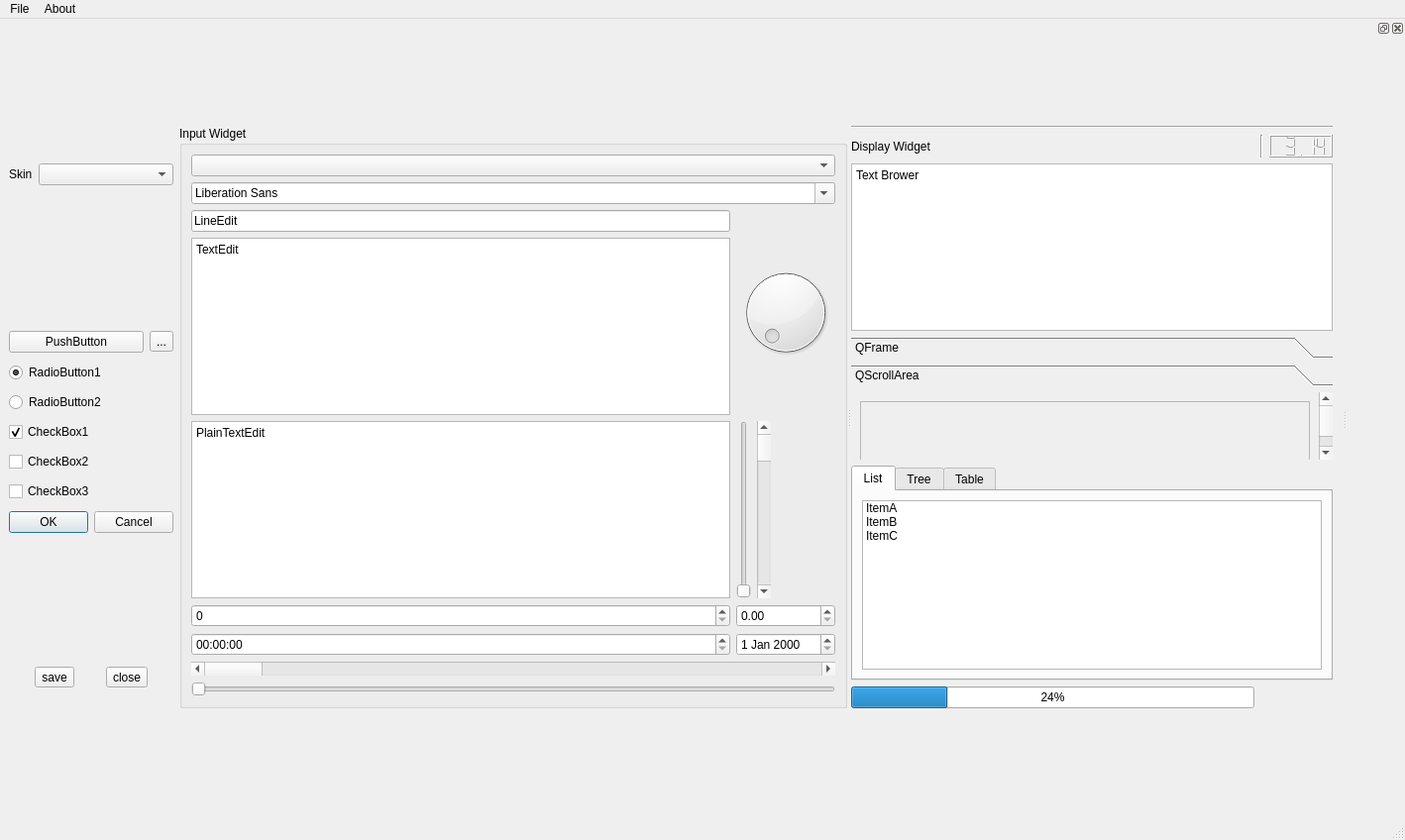
<?xml version="1.0" encoding="UTF-8"?>
<ui version="4.0">
 <class>MainWindow</class>
 <widget class="QMainWindow" name="MainWindow">
  <property name="geometry">
   <rect>
    <x>0</x>
    <y>0</y>
    <width>1418</width>
    <height>848</height>
   </rect>
  </property>
  <property name="windowTitle">
   <string>MainWindow</string>
  </property>
  <widget class="QWidget" name="centralwidget">
   <layout class="QGridLayout" name="gridLayout_9" rowstretch="0,1,1" columnstretch="0,1">
    <item row="0" column="0">
     <layout class="QHBoxLayout" name="horizontalLayout" stretch="0,1">
      <item>
       <widget class="QLabel" name="label">
        <property name="text">
         <string>Skin</string>
        </property>
       </widget>
      </item>
      <item>
       <widget class="QComboBox" name="comboBox_skin"/>
      </item>
     </layout>
    </item>
    <item row="0" column="1" rowspan="3">
     <widget class="QSplitter" name="splitter">
      <property name="orientation">
       <enum>Qt::Horizontal</enum>
      </property>
      <widget class="QGroupBox" name="groupBox">
       <property name="title">
        <string>Input Widget</string>
       </property>
       <layout class="QGridLayout" name="gridLayout">
        <item row="1" column="0" colspan="4">
         <widget class="QFontComboBox" name="fontComboBox"/>
        </item>
        <item row="6" column="0">
         <widget class="QTimeEdit" name="timeEdit"/>
        </item>
        <item row="2" column="0">
         <widget class="QLineEdit" name="lineEdit_2">
          <property name="text">
           <string>LineEdit</string>
          </property>
         </widget>
        </item>
        <item row="5" column="0">
         <widget class="QSpinBox" name="spinBox_2"/>
        </item>
        <item row="0" column="0" colspan="4">
         <widget class="QComboBox" name="comboBox_2"/>
        </item>
        <item row="8" column="0" colspan="4">
         <widget class="QSlider" name="horizontalSlider_2">
          <property name="orientation">
           <enum>Qt::Horizontal</enum>
          </property>
         </widget>
        </item>
        <item row="3" column="0">
         <widget class="QTextEdit" name="textEdit">
          <property name="html">
           <string>&lt;!DOCTYPE HTML PUBLIC &quot;-//W3C//DTD HTML 4.0//EN&quot; &quot;http://www.w3.org/TR/REC-html40/strict.dtd&quot;&gt;
&lt;html&gt;&lt;head&gt;&lt;meta name=&quot;qrichtext&quot; content=&quot;1&quot; /&gt;&lt;style type=&quot;text/css&quot;&gt;
p, li { white-space: pre-wrap; }
&lt;/style&gt;&lt;/head&gt;&lt;body style=&quot; font-family:'SimSun'; font-size:9pt; font-weight:400; font-style:normal;&quot;&gt;
&lt;p style=&quot; margin-top:0px; margin-bottom:0px; margin-left:0px; margin-right:0px; -qt-block-indent:0; text-indent:0px;&quot;&gt;TextEdit&lt;/p&gt;&lt;/body&gt;&lt;/html&gt;</string>
          </property>
         </widget>
        </item>
        <item row="4" column="0">
         <widget class="QPlainTextEdit" name="plainTextEdit_2">
          <property name="plainText">
           <string>PlainTextEdit</string>
          </property>
         </widget>
        </item>
        <item row="6" column="1" colspan="3">
         <widget class="QDateEdit" name="dateEdit"/>
        </item>
        <item row="5" column="1" colspan="3">
         <widget class="QDoubleSpinBox" name="doubleSpinBox_2"/>
        </item>
        <item row="7" column="0" colspan="4">
         <widget class="QScrollBar" name="horizontalScrollBar_2">
          <property name="orientation">
           <enum>Qt::Horizontal</enum>
          </property>
         </widget>
        </item>
        <item row="4" column="1">
         <widget class="QSlider" name="verticalSlider">
          <property name="orientation">
           <enum>Qt::Vertical</enum>
          </property>
         </widget>
        </item>
        <item row="2" column="1" rowspan="2" colspan="3">
         <widget class="QDial" name="dial"/>
        </item>
        <item row="4" column="2">
         <widget class="QScrollBar" name="verticalScrollBar">
          <property name="orientation">
           <enum>Qt::Vertical</enum>
          </property>
         </widget>
        </item>
       </layout>
      </widget>
      <widget class="QWidget" name="layoutWidget">
       <layout class="QGridLayout" name="gridLayout_2">
        <item row="1" column="2">
         <widget class="QLCDNumber" name="lcdNumber">
          <property name="value" stdset="0">
           <double>3.140000000000000</double>
          </property>
         </widget>
        </item>
        <item row="3" column="0" colspan="3">
         <widget class="QToolBox" name="toolBox">
          <property name="currentIndex">
           <number>1</number>
          </property>
          <widget class="QWidget" name="page">
           <property name="geometry">
            <rect>
             <x>0</x>
             <y>0</y>
             <width>460</width>
             <height>171</height>
            </rect>
           </property>
           <attribute name="label">
            <string>QFrame</string>
           </attribute>
           <layout class="QGridLayout" name="gridLayout_3">
            <item row="0" column="0">
             <widget class="QFrame" name="frame">
              <property name="frameShape">
               <enum>QFrame::StyledPanel</enum>
              </property>
              <property name="frameShadow">
               <enum>QFrame::Raised</enum>
              </property>
              <layout class="QVBoxLayout" name="verticalLayout"/>
             </widget>
            </item>
           </layout>
          </widget>
          <widget class="QWidget" name="page_2">
           <property name="geometry">
            <rect>
             <x>0</x>
             <y>0</y>
             <width>460</width>
             <height>171</height>
            </rect>
           </property>
           <attribute name="label">
            <string>QScrollArea</string>
           </attribute>
           <layout class="QGridLayout" name="gridLayout_7">
            <item row="0" column="0">
             <widget class="QScrollArea" name="scrollArea">
              <property name="widgetResizable">
               <bool>true</bool>
              </property>
              <widget class="QWidget" name="scrollAreaWidgetContents">
               <property name="geometry">
                <rect>
                 <x>0</x>
                 <y>0</y>
                 <width>440</width>
                 <height>151</height>
                </rect>
               </property>
              </widget>
             </widget>
            </item>
           </layout>
          </widget>
         </widget>
        </item>
        <item row="2" column="0" colspan="3">
         <widget class="QTextBrowser" name="textBrowser">
          <property name="html">
           <string>&lt;!DOCTYPE HTML PUBLIC &quot;-//W3C//DTD HTML 4.0//EN&quot; &quot;http://www.w3.org/TR/REC-html40/strict.dtd&quot;&gt;
&lt;html&gt;&lt;head&gt;&lt;meta name=&quot;qrichtext&quot; content=&quot;1&quot; /&gt;&lt;style type=&quot;text/css&quot;&gt;
p, li { white-space: pre-wrap; }
&lt;/style&gt;&lt;/head&gt;&lt;body style=&quot; font-family:'SimSun'; font-size:9pt; font-weight:400; font-style:normal;&quot;&gt;
&lt;p style=&quot; margin-top:0px; margin-bottom:0px; margin-left:0px; margin-right:0px; -qt-block-indent:0; text-indent:0px;&quot;&gt;Text Brower&lt;/p&gt;&lt;/body&gt;&lt;/html&gt;</string>
          </property>
         </widget>
        </item>
        <item row="0" column="0" colspan="3">
         <widget class="Line" name="line">
          <property name="orientation">
           <enum>Qt::Horizontal</enum>
          </property>
         </widget>
        </item>
        <item row="4" column="0" colspan="3">
         <widget class="QTabWidget" name="tabWidget">
          <property name="currentIndex">
           <number>0</number>
          </property>
          <widget class="QWidget" name="tab">
           <attribute name="title">
            <string>List</string>
           </attribute>
           <layout class="QGridLayout" name="gridLayout_4">
            <item row="0" column="0">
             <widget class="QListWidget" name="listWidget">
              <item>
               <property name="text">
                <string>ItemA</string>
               </property>
              </item>
              <item>
               <property name="text">
                <string>ItemB</string>
               </property>
              </item>
              <item>
               <property name="text">
                <string>ItemC</string>
               </property>
              </item>
             </widget>
            </item>
           </layout>
          </widget>
          <widget class="QWidget" name="tab_2">
           <attribute name="title">
            <string>Tree</string>
           </attribute>
           <layout class="QGridLayout" name="gridLayout_5">
            <item row="0" column="0">
             <widget class="QTreeWidget" name="treeWidget">
              <column>
               <property name="text">
                <string>ID</string>
               </property>
              </column>
              <column>
               <property name="text">
                <string>Name</string>
               </property>
              </column>
              <column>
               <property name="text">
                <string>Value</string>
               </property>
              </column>
              <item>
               <property name="text">
                <string>001</string>
               </property>
               <property name="text">
                <string>Pi</string>
               </property>
               <property name="text">
                <string>3.14</string>
               </property>
              </item>
              <item>
               <property name="text">
                <string>002</string>
               </property>
               <property name="text">
                <string/>
               </property>
               <property name="text">
                <string/>
               </property>
               <item>
                <property name="text">
                 <string>003</string>
                </property>
                <property name="text">
                 <string>op</string>
                </property>
                <property name="text">
                 <string>hahah</string>
                </property>
               </item>
               <item>
                <property name="text">
                 <string>005</string>
                </property>
                <property name="text">
                 <string>no</string>
                </property>
                <property name="text">
                 <string>0</string>
                </property>
               </item>
               <item>
                <property name="text">
                 <string>004</string>
                </property>
                <property name="text">
                 <string>plot</string>
                </property>
                <property name="text">
                 <string>ohhh</string>
                </property>
               </item>
              </item>
              <item>
               <property name="text">
                <string>006</string>
               </property>
               <property name="text">
                <string>sixsixsix</string>
               </property>
               <property name="text">
                <string>666</string>
               </property>
              </item>
             </widget>
            </item>
           </layout>
          </widget>
          <widget class="QWidget" name="tab_3">
           <attribute name="title">
            <string>Table</string>
           </attribute>
           <layout class="QGridLayout" name="gridLayout_6">
            <item row="0" column="0">
             <widget class="QTableWidget" name="tableWidget">
              <row>
               <property name="text">
                <string>1</string>
               </property>
              </row>
              <row>
               <property name="text">
                <string>2</string>
               </property>
              </row>
              <column>
               <property name="text">
                <string>ID</string>
               </property>
              </column>
              <column>
               <property name="text">
                <string>Name</string>
               </property>
              </column>
              <column>
               <property name="text">
                <string>Value</string>
               </property>
              </column>
              <item row="0" column="0">
               <property name="text">
                <string>hh</string>
               </property>
              </item>
              <item row="0" column="1">
               <property name="text">
                <string>66</string>
               </property>
              </item>
              <item row="0" column="2">
               <property name="text">
                <string>77</string>
               </property>
              </item>
              <item row="1" column="0">
               <property name="text">
                <string>fff</string>
               </property>
              </item>
              <item row="1" column="1">
               <property name="text">
                <string>99</string>
               </property>
              </item>
              <item row="1" column="2">
               <property name="text">
                <string>88</string>
               </property>
              </item>
             </widget>
            </item>
           </layout>
          </widget>
         </widget>
        </item>
        <item row="1" column="0">
         <widget class="QLabel" name="label_2">
          <property name="text">
           <string>Display Widget</string>
          </property>
         </widget>
        </item>
        <item row="5" column="0">
         <widget class="QProgressBar" name="progressBar">
          <property name="value">
           <number>24</number>
          </property>
         </widget>
        </item>
        <item row="1" column="1">
         <widget class="Line" name="line_2">
          <property name="orientation">
           <enum>Qt::Vertical</enum>
          </property>
         </widget>
        </item>
       </layout>
      </widget>
     </widget>
    </item>
    <item row="1" column="0">
     <layout class="QGridLayout" name="gridLayout_8">
      <item row="3" column="0" colspan="2">
       <widget class="QCheckBox" name="checkBox">
        <property name="text">
         <string>CheckBox1</string>
        </property>
        <property name="checked">
         <bool>true</bool>
        </property>
       </widget>
      </item>
      <item row="6" column="0" colspan="2">
       <widget class="QDialogButtonBox" name="buttonBox">
        <property name="standardButtons">
         <set>QDialogButtonBox::Cancel|QDialogButtonBox::Ok</set>
        </property>
       </widget>
      </item>
      <item row="0" column="1">
       <widget class="QToolButton" name="toolButton_3">
        <property name="text">
         <string>...</string>
        </property>
       </widget>
      </item>
      <item row="4" column="0" colspan="2">
       <widget class="QCheckBox" name="checkBox_2">
        <property name="text">
         <string>CheckBox2</string>
        </property>
       </widget>
      </item>
      <item row="0" column="0">
       <widget class="QPushButton" name="pushButton">
        <property name="text">
         <string>PushButton</string>
        </property>
       </widget>
      </item>
      <item row="2" column="0" colspan="2">
       <widget class="QRadioButton" name="radioButton_2">
        <property name="text">
         <string>RadioButton2</string>
        </property>
       </widget>
      </item>
      <item row="1" column="0" colspan="2">
       <widget class="QRadioButton" name="radioButton">
        <property name="text">
         <string>RadioButton1</string>
        </property>
        <property name="checked">
         <bool>true</bool>
        </property>
       </widget>
      </item>
      <item row="5" column="0" colspan="2">
       <widget class="QCheckBox" name="checkBox_3">
        <property name="text">
         <string>CheckBox3</string>
        </property>
       </widget>
      </item>
     </layout>
    </item>
    <item row="2" column="0">
     <layout class="QHBoxLayout" name="horizontalLayout_2">
      <item>
       <widget class="QToolButton" name="toolButton_A">
        <property name="text">
         <string>save</string>
        </property>
        <property name="toolButtonStyle">
         <enum>Qt::ToolButtonTextUnderIcon</enum>
        </property>
       </widget>
      </item>
      <item>
       <widget class="QToolButton" name="toolButton_B">
        <property name="text">
         <string>close</string>
        </property>
        <property name="toolButtonStyle">
         <enum>Qt::ToolButtonTextUnderIcon</enum>
        </property>
       </widget>
      </item>
     </layout>
    </item>
   </layout>
  </widget>
  <widget class="QMenuBar" name="menubar">
   <property name="geometry">
    <rect>
     <x>0</x>
     <y>0</y>
     <width>1418</width>
     <height>26</height>
    </rect>
   </property>
   <widget class="QMenu" name="menuFile">
    <property name="title">
     <string>File</string>
    </property>
    <addaction name="actionOpen"/>
    <addaction name="actionExit"/>
   </widget>
   <widget class="QMenu" name="menuAbout">
    <property name="title">
     <string>About</string>
    </property>
    <addaction name="actionAbout"/>
   </widget>
   <addaction name="menuFile"/>
   <addaction name="menuAbout"/>
  </widget>
  <widget class="QStatusBar" name="statusbar"/>
  <widget class="QDockWidget" name="dockWidget">
   <attribute name="dockWidgetArea">
    <number>2</number>
   </attribute>
   <widget class="QWidget" name="dockWidgetContents"/>
  </widget>
  <action name="actionAbout">
   <property name="text">
    <string>About</string>
   </property>
  </action>
  <action name="actionExit">
   <property name="text">
    <string>Exit</string>
   </property>
  </action>
  <action name="actionOpen">
   <property name="text">
    <string>Open</string>
   </property>
  </action>
 </widget>
 <resources/>
 <connections/>
</ui>
